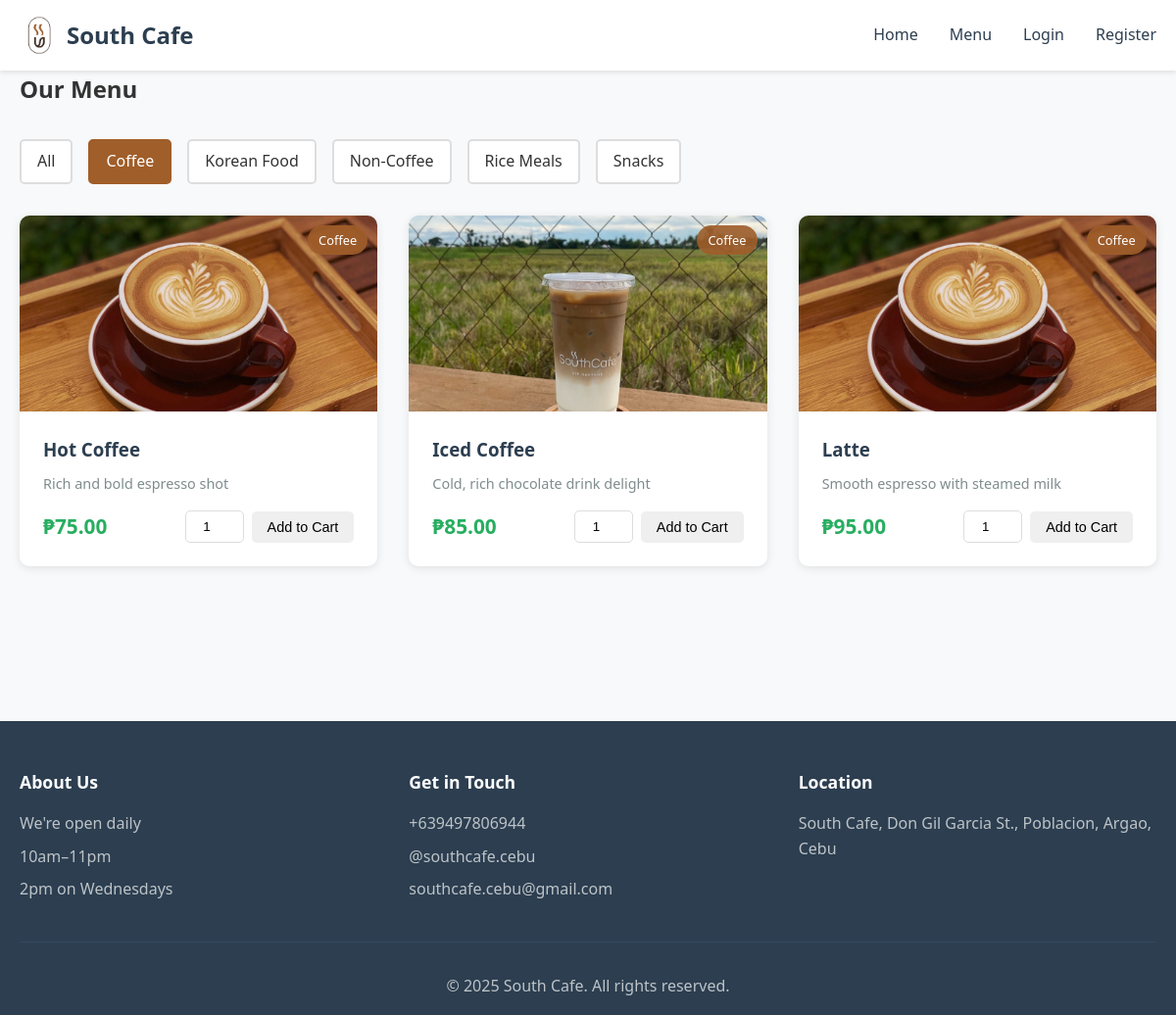
The app's page /menu.php?category=1 with its own data.
### tables this page shows
CREATE TABLE IF NOT EXISTS categories (
    id INT AUTO_INCREMENT PRIMARY KEY,
    name VARCHAR(50) NOT NULL,
    description TEXT
);

CREATE TABLE IF NOT EXISTS products (
    id INT AUTO_INCREMENT PRIMARY KEY,
    name VARCHAR(100) NOT NULL,
    description TEXT,
    price DECIMAL(10, 2) NOT NULL,
    category_id INT,
    image VARCHAR(255),
    available BOOLEAN DEFAULT TRUE,
    created_at TIMESTAMP DEFAULT CURRENT_TIMESTAMP,
    FOREIGN KEY (category_id) REFERENCES categories(id)
);

### menu.php (the view, shortened to what this page needs)
<?php
require_once 'config.php';
$categories_query = "SELECT * FROM categories ORDER BY name";
$categories_result = mysqli_query($conn, $categories_query);
$categories = mysqli_fetch_all($categories_result, MYSQLI_ASSOC);
$category_filter = isset($_GET['category']) ? (int)$_GET['category'] : 0;
if ($category_filter > 0) {
    $products_query = "SELECT p.*, c.name as category_name FROM products p
                       LEFT JOIN categories c ON p.category_id = c.id
                       WHERE p.available = 1 AND p.category_id = ?
                       ORDER BY p.name";
    $stmt = mysqli_prepare($conn, $products_query);
    mysqli_stmt_bind_param($stmt, "i", $category_filter);
    mysqli_stmt_execute($stmt);
    $products_result = mysqli_stmt_get_result($stmt);
} else {
    $products_query = "SELECT p.*, c.name as category_name FROM products p
                       LEFT JOIN categories c ON p.category_id = c.id
                       WHERE p.available = 1
                       ORDER BY c.name, p.name";
    $products_result = mysqli_query($conn, $products_query);
}
$products = mysqli_fetch_all($products_result, MYSQLI_ASSOC);
include 'includes/header.php';
?>
<div class="container">
    <h2>Our Menu</h2>
    <div class="filter-section">
        <a href="menu.php" class="filter-btn <?php echo $category_filter == 0 ? 'active' : ''; ?>">All</a>
        <?php foreach ($categories as $category): ?>
            <a href="menu.php?category=<?php echo $category['id']; ?>"
               class="filter-btn <?php echo $category_filter == $category['id'] ? 'active' : ''; ?>">
                <?php echo htmlspecialchars($category['name']); ?>
            </a>
        <?php endforeach; ?>
    </div>
    <div class="product-grid">
        <?php if (count($products) > 0): ?>
            <?php foreach ($products as $product): ?>
                <div class="product-card">
                    <div class="product-image">
                        <img src="images/<?php echo htmlspecialchars($product['image']); ?>"
                             alt="<?php echo htmlspecialchars($product['name']); ?>"
                             onerror="this.src='images/placeholder.jpg'">
                        <span class="category-badge"><?php echo htmlspecialchars($product['category_name']); ?></span>
                    </div>
                    <div class="product-info">
                        <h3><?php echo htmlspecialchars($product['name']); ?></h3>
                        <p class="product-description"><?php echo htmlspecialchars($product['description']); ?></p>
                        <div class="product-footer">
                            <span class="price">₱<?php echo number_format($product['price'], 2); ?></span>
                            <form method="POST" action="menu.php" class="add-to-cart-form">
                                <input type="number" name="quantity" value="1" min="1" max="99" class="quantity-input">
                                <button type="submit" name="add_to_cart" class="btn btn-small">Add to Cart</button>
                            </form>
                        </div>
                    </div>
                </div>
            <?php endforeach; ?>
        <?php else: ?>
            <p class="no-products">No products found in this category.</p>
        <?php endif; ?>
    </div>
</div>
<?php include 'includes/footer.php'; ?>

### style.css (style rules this page uses)
* { margin: 0; padding: 0; box-sizing: border-box; }
body { font-family: 'Segoe UI', Tahoma, Geneva, Verdana, sans-serif; line-height: 1.6; color: #333; background-color: #f8f9fa; }
.container { max-width: 1200px; margin: 0 auto; padding: 0 20px; }
.btn { display: inline-block; padding: 0.75rem 1.5rem; border: none; border-radius: 5px; cursor: pointer; text-decoration: none; transition: all 0.3s; font-size: 1rem; }
.btn-small { padding: 0.5rem 1rem; font-size: 0.9rem; }
.product-grid { display: grid; grid-template-columns: repeat(auto-fill, minmax(280px, 1fr)); gap: 2rem; margin: 2rem 0; }
.product-card { background: white; border-radius: 10px; overflow: hidden; box-shadow: 0 2px 10px rgba(0,0,0,0.1); transition: transform 0.3s; }
.product-image { position: relative; height: 200px; overflow: hidden; background-color: #ecf0f1; }
.product-image img { width: 100%; height: 100%; object-fit: cover; }
.category-badge { position: absolute; top: 10px; right: 10px; background-color: rgba(160, 94, 42, 0.9); color: white; padding: 0.3rem 0.7rem; border-radius: 20px; font-size: 0.8rem; }
.product-info { padding: 1.5rem; }
.product-info h3 { margin-bottom: 0.5rem; color: #2c3e50; }
.product-description { color: #7f8c8d; font-size: 0.9rem; margin-bottom: 1rem; }
.product-footer { display: flex; justify-content: space-between; align-items: center; margin-top: 1rem; }
.price { font-size: 1.3rem; font-weight: bold; color: #27ae60; }
.filter-section { display: flex; gap: 1rem; margin: 2rem 0; flex-wrap: wrap; }
.filter-btn { padding: 0.5rem 1rem; background-color: white; border: 2px solid #ddd; border-radius: 5px; text-decoration: none; color: #333; transition: all 0.3s; }
.filter-btn:hover, .filter-btn.active { background-color: #A05E2A; color: white; border-color: #A05E2A; }
.add-to-cart-form { display: flex; gap: 0.5rem; align-items: center; }
.quantity-input { width: 60px; padding: 0.5rem; border: 1px solid #ddd; border-radius: 5px; text-align: center; }

### records on screen
categories: name "Coffee"
categories: name "Korean Food"
categories: name "Non-Coffee"
categories: name "Rice Meals"
categories: name "Snacks"
products: image (picture), category.name "Coffee", name "Hot Coffee", description "Rich and bold espresso shot", price "75.00"
products: image (picture), category.name "Coffee", name "Iced Coffee", description "Cold, rich chocolate drink delight", price "85.00"
products: category.name "Coffee", name "Latte", description "Smooth espresso with steamed milk", price "95.00"
